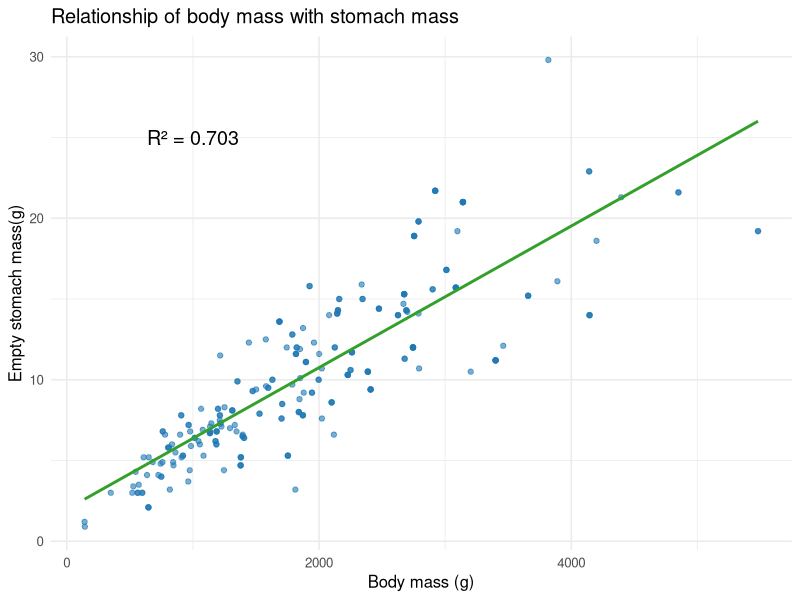
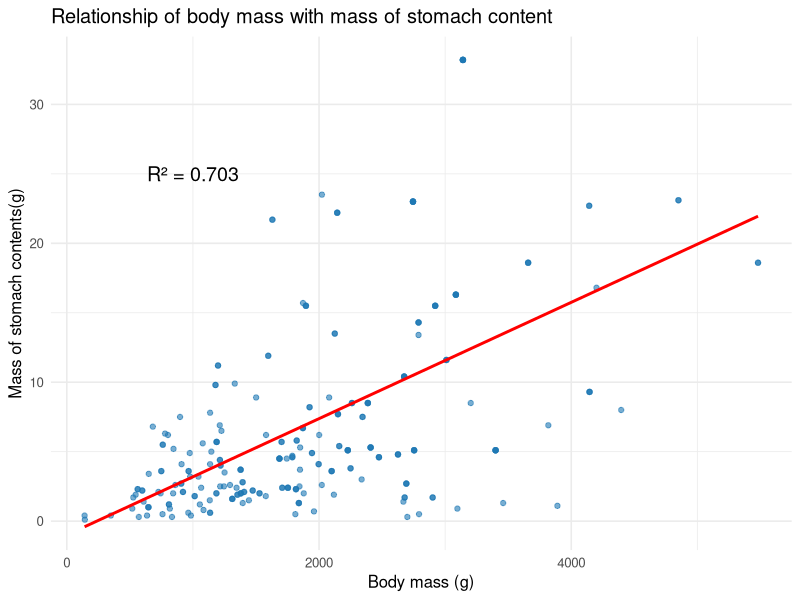

These charts were generated, in order, by the following R code:
## ---- chunk 1
knitr::opts_chunk$set(echo = TRUE)
## ---- chunk 2
library(tidyverse) 
library(dplyr)
library(ggplot2)

## ---- chunk 3
#Reading in data as a CSV
data_raw<-read_csv("Data/ChrysoblephusDiet.csv")

#looking at raw data 
data_raw 
## ---- chunk 4
#scanning for missing values
data_raw %>%
  summarise_all(~sum(is.na(.))) %>% 
  View()
## ---- chunk 5
#removing missing values
cleaned_data <- data_raw %>% 
  drop_na() %>%
  view()
## ---- chunk 6
#Checking if the above worked 
cleaned_data %>%
  summarise_all(~sum(is.na(.))) %>% 
  View()
## ---- chunk 7
stomach_data <- cleaned_data %>%
  select(
    `weighed_fish`, `Empty stomach mass (g)`, `Stomach contents (g)`)

#viewing new tibble
stomach_data
## ---- chunk 8
#calculating R^2 in order to display it on my plots 
# Using cor() squared (Pearson correlation squared)

#R^2 for body mass vs stomach mass
R_squared_plot1 <- cor(stomach_data$weighed_fish,stomach_data$`Empty stomach mass (g)`)^2


#R^2 for body mass vs stomach content mass
R_squared_plot2 <- cor(stomach_data$weighed_fish,stomach_data$`Stomach contents (g)`)^2

## ---- chunk 9
#plot 1:
#plotting body weight vs empty stomach mass

ggplot(stomach_data, aes(x = `weighed_fish`, y = `Empty stomach mass (g)`)) +
  geom_point(alpha = 0.6, color = "#1f78b4") +
  geom_smooth(method = "lm", se = FALSE, color = "#33a02c") +
  
  annotate(
    "text",
    x = 1000, y = 25,  
    label = paste0("R² = ", round(R_squared_plot1, 3)),
    size = 5,
    color = "black") +
 
  labs(x = "Body mass (g)", y = "Empty stomach mass(g)",
       title = "Relationship of body mass with stomach mass") +
  theme_minimal(base_size = 12)
## ---- chunk 10

#plot 2: 
#plotting body mass vs stomach content mass

ggplot(stomach_data, aes(x = `weighed_fish`, y = `Stomach contents (g)`)) +
  geom_point(alpha = 0.6, color = "#1f78b4") +
  geom_smooth(method = "lm", se = FALSE, color = "red") +
  
  annotate(
    "text",
    x = 1000, y = 25,  
    label = paste0("R² = ", round(R_squared_plot1, 3)),
    size = 5,
    color = "black") +
  
  
  labs(x = "Body mass (g)", y = "Mass of stomach contents(g)",
       title = "Relationship of body mass with mass of stomach content") +
  theme_minimal(base_size = 12)
